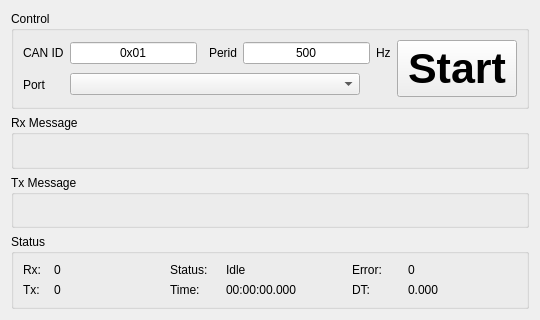
<?xml version="1.0" encoding="UTF-8"?>
<ui version="4.0">
 <class>MotorPanel</class>
 <widget class="QWidget" name="MotorPanel">
  <property name="geometry">
   <rect>
    <x>0</x>
    <y>0</y>
    <width>540</width>
    <height>320</height>
   </rect>
  </property>
  <property name="sizePolicy">
   <sizepolicy hsizetype="Preferred" vsizetype="Preferred">
    <horstretch>0</horstretch>
    <verstretch>0</verstretch>
   </sizepolicy>
  </property>
  <property name="minimumSize">
   <size>
    <width>540</width>
    <height>0</height>
   </size>
  </property>
  <property name="maximumSize">
   <size>
    <width>540</width>
    <height>16777215</height>
   </size>
  </property>
  <property name="windowTitle">
   <string>MotorCtrl</string>
  </property>
  <layout class="QVBoxLayout" name="verticalLayout">
   <item>
    <widget class="QGroupBox" name="groupBox">
     <property name="title">
      <string>Control</string>
     </property>
     <layout class="QGridLayout" name="gridLayout">
      <item row="1" column="0">
       <widget class="QLabel" name="label_4">
        <property name="text">
         <string>Port</string>
        </property>
       </widget>
      </item>
      <item row="0" column="7" rowspan="2">
       <widget class="QPushButton" name="startButton">
        <property name="sizePolicy">
         <sizepolicy hsizetype="Fixed" vsizetype="Expanding">
          <horstretch>0</horstretch>
          <verstretch>0</verstretch>
         </sizepolicy>
        </property>
        <property name="minimumSize">
         <size>
          <width>120</width>
          <height>0</height>
         </size>
        </property>
        <property name="font">
         <font>
          <pointsize>32</pointsize>
          <bold>true</bold>
         </font>
        </property>
        <property name="text">
         <string>Start</string>
        </property>
        <property name="checkable">
         <bool>true</bool>
        </property>
        <property name="checked">
         <bool>false</bool>
        </property>
        <property name="flat">
         <bool>false</bool>
        </property>
       </widget>
      </item>
      <item row="0" column="4">
       <widget class="QLineEdit" name="peridEntry">
        <property name="text">
         <string>500</string>
        </property>
        <property name="alignment">
         <set>Qt::AlignCenter</set>
        </property>
       </widget>
      </item>
      <item row="0" column="0">
       <widget class="QLabel" name="label">
        <property name="text">
         <string>CAN ID</string>
        </property>
       </widget>
      </item>
      <item row="0" column="3">
       <widget class="QLabel" name="label_2">
        <property name="text">
         <string>Perid</string>
        </property>
       </widget>
      </item>
      <item row="0" column="1">
       <widget class="QLineEdit" name="idEntry">
        <property name="text">
         <string>0x01</string>
        </property>
        <property name="alignment">
         <set>Qt::AlignCenter</set>
        </property>
       </widget>
      </item>
      <item row="0" column="6">
       <widget class="QLabel" name="label_3">
        <property name="text">
         <string>Hz</string>
        </property>
       </widget>
      </item>
      <item row="1" column="1" colspan="4">
       <widget class="QComboBox" name="protBox">
        <property name="maximumSize">
         <size>
          <width>290</width>
          <height>16777215</height>
         </size>
        </property>
       </widget>
      </item>
     </layout>
    </widget>
   </item>
   <item>
    <widget class="QGroupBox" name="rxGroup">
     <property name="title">
      <string>Rx Message</string>
     </property>
     <layout class="QVBoxLayout" name="rxGroupLayout"/>
    </widget>
   </item>
   <item>
    <widget class="QGroupBox" name="txGroup">
     <property name="title">
      <string>Tx Message</string>
     </property>
     <layout class="QVBoxLayout" name="txGroupLayout"/>
    </widget>
   </item>
   <item>
    <widget class="QGroupBox" name="groupBox_4">
     <property name="title">
      <string>Status</string>
     </property>
     <layout class="QGridLayout" name="gridLayout_2">
      <item row="2" column="2">
       <widget class="QLabel" name="label_11">
        <property name="text">
         <string>Time:</string>
        </property>
       </widget>
      </item>
      <item row="2" column="0">
       <widget class="QLabel" name="label_10">
        <property name="text">
         <string>Tx:</string>
        </property>
       </widget>
      </item>
      <item row="0" column="0">
       <widget class="QLabel" name="label_8">
        <property name="sizePolicy">
         <sizepolicy hsizetype="Fixed" vsizetype="Preferred">
          <horstretch>0</horstretch>
          <verstretch>0</verstretch>
         </sizepolicy>
        </property>
        <property name="minimumSize">
         <size>
          <width>25</width>
          <height>0</height>
         </size>
        </property>
        <property name="text">
         <string>Rx:</string>
        </property>
       </widget>
      </item>
      <item row="0" column="2">
       <widget class="QLabel" name="label_9">
        <property name="sizePolicy">
         <sizepolicy hsizetype="Fixed" vsizetype="Preferred">
          <horstretch>0</horstretch>
          <verstretch>0</verstretch>
         </sizepolicy>
        </property>
        <property name="minimumSize">
         <size>
          <width>50</width>
          <height>0</height>
         </size>
        </property>
        <property name="text">
         <string>Status:</string>
        </property>
       </widget>
      </item>
      <item row="2" column="4">
       <widget class="QLabel" name="label_6">
        <property name="text">
         <string>DT:</string>
        </property>
       </widget>
      </item>
      <item row="0" column="1">
       <widget class="QLabel" name="status_rx">
        <property name="text">
         <string>0</string>
        </property>
       </widget>
      </item>
      <item row="0" column="4">
       <widget class="QLabel" name="label_5">
        <property name="sizePolicy">
         <sizepolicy hsizetype="Fixed" vsizetype="Preferred">
          <horstretch>0</horstretch>
          <verstretch>0</verstretch>
         </sizepolicy>
        </property>
        <property name="minimumSize">
         <size>
          <width>50</width>
          <height>0</height>
         </size>
        </property>
        <property name="text">
         <string>Error:</string>
        </property>
       </widget>
      </item>
      <item row="0" column="3">
       <widget class="QLabel" name="status_status">
        <property name="text">
         <string>Idle</string>
        </property>
       </widget>
      </item>
      <item row="0" column="5">
       <widget class="QLabel" name="status_error">
        <property name="text">
         <string>0</string>
        </property>
       </widget>
      </item>
      <item row="2" column="1">
       <widget class="QLabel" name="status_tx">
        <property name="text">
         <string>0</string>
        </property>
       </widget>
      </item>
      <item row="2" column="3">
       <widget class="QLabel" name="status_time">
        <property name="sizePolicy">
         <sizepolicy hsizetype="Fixed" vsizetype="Preferred">
          <horstretch>0</horstretch>
          <verstretch>0</verstretch>
         </sizepolicy>
        </property>
        <property name="minimumSize">
         <size>
          <width>120</width>
          <height>0</height>
         </size>
        </property>
        <property name="text">
         <string>00:00:00.000</string>
        </property>
       </widget>
      </item>
      <item row="2" column="5">
       <widget class="QLabel" name="status_dt">
        <property name="text">
         <string>0.000</string>
        </property>
       </widget>
      </item>
     </layout>
    </widget>
   </item>
  </layout>
 </widget>
 <resources/>
 <connections/>
</ui>
